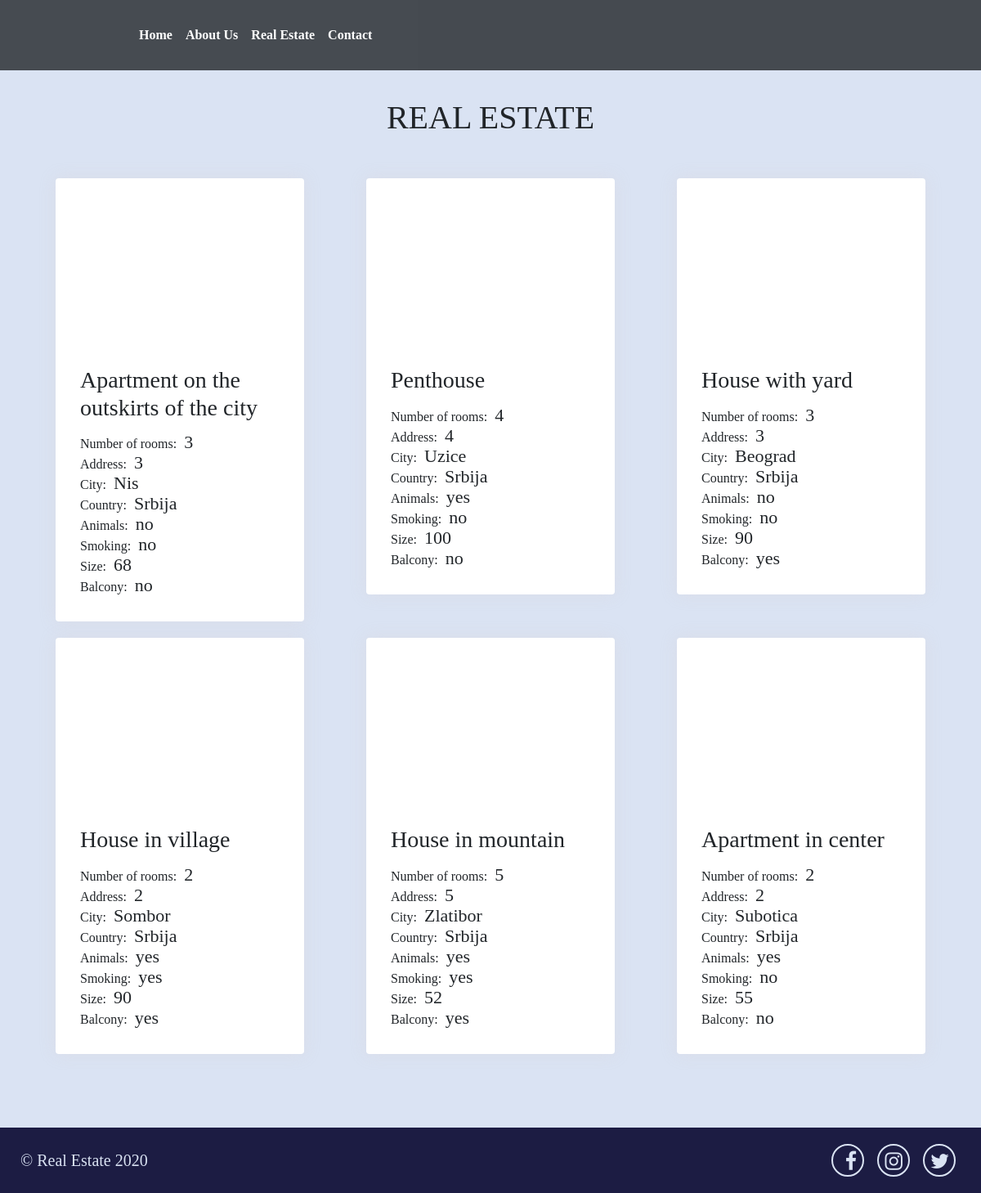
Screenshot of /real-estate.php (signed in) with the database file from the repository.
### tables this page shows
CREATE TABLE IF NOT EXISTS `the_list` (
  `id_real_estate` int(255) NOT NULL,
  `name_real_estate` varchar(50) NOT NULL,
  `room_number` int(2) NOT NULL,
  `address` varchar(50) NOT NULL,
  `city` char(30) NOT NULL,
  `country` char(30) NOT NULL,
  `animals` tinyint(1) NOT NULL,
  `smoking` tinyint(1) NOT NULL,
  `price` varchar(10) NOT NULL,
  `size` int(10) NOT NULL,
  `balcony` tinyint(1) NOT NULL,
  `date` date NOT NULL,
  `id_user` int(30) NOT NULL,
  `phone` varchar(20) NOT NULL,
  `image` text NOT NULL,
  PRIMARY KEY (`id_real_estate`),
  KEY `user_id` (`id_user`)
);

### real-estate.php (the view, shortened to what this page needs)
<?php
include('session.php');
?>
<!doctype html>
<html lang="en">
<head>
    <link rel="stylesheet" href="https://stackpath.bootstrapcdn.com/bootstrap/4.5.2/css/bootstrap.min.css"
>
    <link rel="stylesheet" href="https://cdnjs.cloudflare.com/ajax/libs/font-awesome/4.7.0/css/font-awesome.min.css">
    <link rel="stylesheet" href="style.css">
</head>
<body>
<header>
    <nav class="navbar navbar-expand-lg navbar-light fixed-top">
        <a class="navbar-brand" href="#"></a>
        <div class="collapse navbar-collapse" id="navbarSupportedContent">
            <ul class="navbar-nav mr-auto">
                <li class="nav-item active">
                    <a class="nav-link" href="#">Home <span class="sr-only">(current)</span></a>
                </li>
                <li class="nav-item">
                    <a class="nav-link" href="about-us.php">About Us</a>
                </li>
                <li class="nav-item">
                    <a class="nav-link" href="real-estate.php">Real Estate</a>
                </li>
                <li class="nav-item">
                    <a class="nav-link" href="contact.php">Contact</a>
                </li>
            </ul>
        </div>
    </nav>
</header>
<section class="real-estate-page">
    <div class="container">
        <h1>REAL ESTATE</h1>
        <div class="row">
            <?php
            $sql = "SELECT * FROM the_list ORDER BY date ASC";
            $result = mysqli_query($con, $sql) or die(mysqli_error($con));
            while ($record = mysqli_fetch_assoc($result)) {
                ?>
                <div class="col-sm-4">
                    <div class="card hovercard">
                        <div class="cardheader">
                            <div class="avatar" style="background-image: url(images/<?php echo $record['image']; ?>)">
                            </div>
                        </div>
                        <div class="card-body info">
                            <div class="title">
                                <h3><?php echo $record['name_real_estate']; ?></h3>
                            </div>
                            <div class="description model-toggle">
                                <p>Number of rooms: <span><?php echo $record['room_number']; ?></span></p>
                                <p>Address: <span><?php echo $record['room_number']; ?></span> </p>
                                <p>City: <span><?php echo $record['city']; ?></span></p>
                                <p>Country: <span><?php echo $record['country']; ?></span></p>
                                <p>Animals: <span><?php
                                        if ($record['animals'] == 0) {
                                            echo "yes";
                                        } elseif ($record['animals'] == 1) {
                                            echo "no";
                                        }
                                        ?></span></p>
                                <p>Smoking: <span><?php
                                        if ($record['smoking'] == 0) {
                                            echo "yes";
                                        } elseif ($record['smoking'] == 1) {
                                            echo "no";
                                        }
                                        ?></span></p>
                                <p>Size: <span><?php echo $record['size']; ?></span></p>
                                <p>Balcony: <span><?php
                                        if ($record['balcony'] == 0) {
                                            echo "yes";
                                        } elseif ($record['balcony'] == 1) {
                                            echo "no";
                                        }
                                        ?></span></p>
                            </div>
                        </div>
                    </div>
                </div>
            <?php }
            ?>
        </div>
    </div>
</section>
<footer>
    <div class="row justify-content-between">
        <div class="col-lg-3 col-md-4">
            <p>&copy; Real Estate 2020</p>
        </div>
        <div class="col-md-6">
            <div class="social-media">
                <a href="facebook.com">
                    <i class="fa fa-facebook" aria-hidden="true"></i>
                </a>
                <a href="instagram.com">
                    <i class="fa fa-instagram" aria-hidden="true"></i>
                </a>
                <a href="twitter.com">
                    <i class="fa fa-twitter" aria-hidden="true"></i>
                </a>
            </div>
        </div>
    </div>
</footer>
</body>
</html>

### style.css (style rules this page uses)
body { font-family: "Baloo Chettan"; min-height: 100vh; }
h1 { text-align: center; margin-bottom: 40px; }
.navbar-brand { background-image: url("images/logo.png"); background-position: center center; background-repeat: no-repeat; background-size: cover; height: 70px; width: 130px; }
.navbar-light { background-color: rgba(33, 37, 41, 0.8); }
.nav-link { color: #fff !important; font-weight: 800; }
.card { border: none; padding: 10px 10px; margin: 0 auto; width: 19rem; -webkit-box-shadow: 0 0 20px -1px rgba(218, 218, 227, 0.8); -moz-box-shadow: 0 0 20px -1px rgba(218, 218, 227, 0.8); box-shadow: 0 0 20px -1px rgba(218, 218, 227, 0.8); }
.card { text-align: center; height: 290px; }
.hovercard { text-align: left; height: 100%; }
.description { margin-top: 15px; }
.description p { margin-bottom: 3px; }
.description p span { font-size: 22px; margin: 0 5px; }
.avatar { background-position: center center; background-repeat: no-repeat; height: 200px; }
footer { background-color: #1c1c43; padding: 20px 10px; }
footer .row { margin: 0; align-items: center; }
footer p { color: #DAE3F3; font-size: 20px; margin-bottom: 0; }
.social-media { text-align: right; }
.social-media i { width: 40px; height: 40px; border-radius: 50%; border: 2px solid #DAE3F3; color: #DAE3F3; padding: 7px; font-size: 25px; margin: 0 6px; }
.real-estate-page { padding: 120px 0 80px; background-color: #DAE3F3; }
.real-estate-page .col-sm-4 { margin: 10px 0; }
.real-estate-page .description p { line-height: 1; }
.model-toggle { overflow: hidden; transition: all 0.3s; height: 200px; }
.real-estate-page .hovercard { min-height: 365px; height: auto; }

### rows the page displays
the_list: name_real_estate "Apartment on the outskirts of the city", room_number "3", city "Nis", country "Srbija", animals "no", smoking "no", size "68", balcony "no"
the_list: name_real_estate "Penthouse", room_number "4", city "Uzice", country "Srbija", animals "yes", smoking "no", size "100", balcony "no"
the_list: name_real_estate "House with yard", room_number "3", city "Beograd", country "Srbija", animals "no", smoking "no", size "90", balcony "yes"
the_list: name_real_estate "House in village", room_number "2", city "Sombor", country "Srbija", animals "yes", smoking "yes", size "90", balcony "yes"
the_list: name_real_estate "House in mountain", room_number "5", city "Zlatibor", country "Srbija", animals "yes", smoking "yes", size "52", balcony "yes"
the_list: name_real_estate "Apartment in center", room_number "2", city "Subotica", country "Srbija", animals "yes", smoking "no", size "55", balcony "no"
